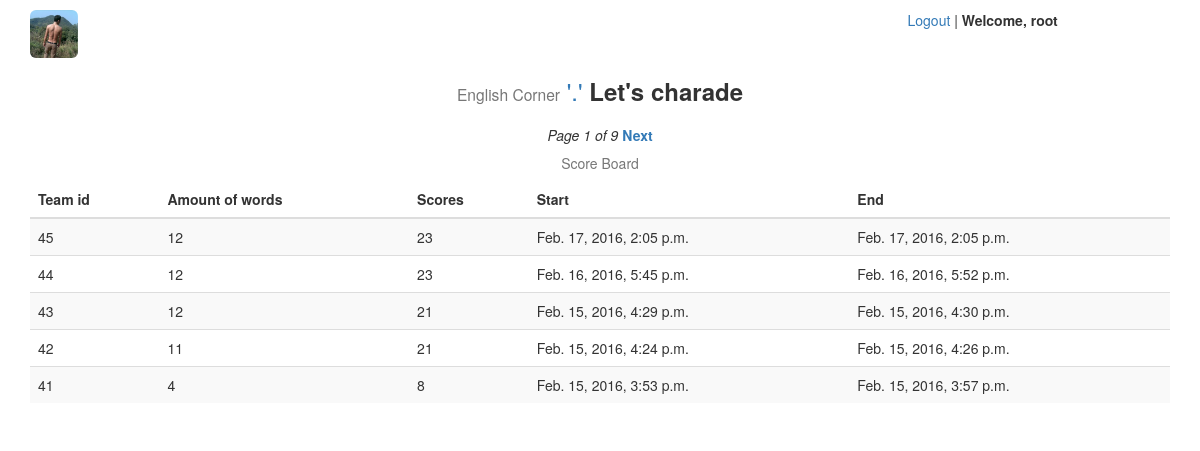
Before: /charade/board/ (signed in) with the older database file.
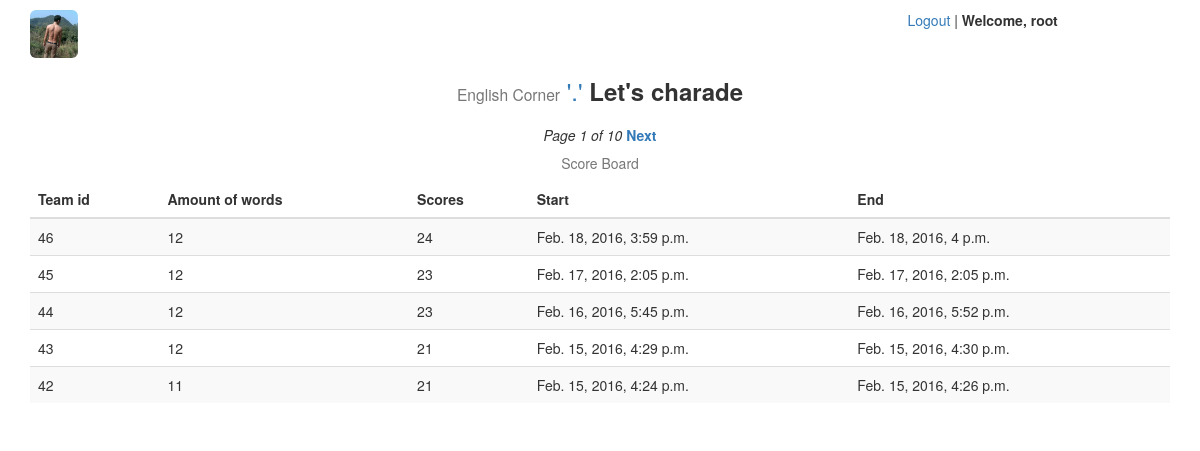
After: the same page with the newer database file.
### charade/models.py (models this page shows, shortened)
@python_2_unicode_compatible
class GameScoreBoard(models.Model):
    amount = models.IntegerField('单词总数', default=0)
    scores = models.IntegerField('总得分', default=0)
    dt_start = models.DateTimeField('开始时间', auto_now_add=True)
    dt_end = models.DateTimeField('结束时间', auto_now=True)

### charade/views.py (the view)
@login_required
def game_board(request):
    game_score_board = GameScoreBoard.objects.order_by('-dt_start')
    paginator = Paginator(game_score_board, 5)
    page = request.GET.get('page')
    try:
        board = paginator.page(page)
    except PageNotAnInteger:
        board = paginator.page(1)
    except EmptyPage:
        board = paginator.page(paginator.num_pages)
    context = {'board': board}
    return render(request, 'charade/board.html', context)

### charade/templates/charade/board.html (shortened to what this page needs)
{% extends 'charade/base.html' %}
{% load i18n %}
{% block content %}
{% if board %}
<div class="row text-center">
    <em>Page {{ board.number }} of {{ board.paginator.num_pages }}</em>
    {% if board.has_next %}
    <strong>
        <a href="?page={{ board.next_page_number }}">{% trans 'Next' %}</a>
    </strong>
    {% endif %}
</div>
<div class="table-responsive">
    <table class="table table-striped">
        <caption class="text-center">{% trans 'Score Board' %}</caption>
        <thead>
            <tr>
                <th>{% trans 'Team id' %}</th>
                <th>{% trans 'Amount of words' %}</th>
                <th>{% trans 'Scores' %}</th>
                <th>{% trans 'Start' %}</th>
                <th>{% trans 'End' %}</th>
            </tr>
        </thead>
        <tbody>
        {% for b in board %}
            <tr>
                <td>{{ b.id }}</a></td>
                <td>{{ b.amount }}</a></td>
                <td>{{ b.scores }}</a></td>
                <td>{{ b.dt_start }}</a></td>
                <td>{{ b.dt_end }}</a></td>
            </tr>
        {% endfor %}
        </tbody>
    </table>
</div>
{% else %}
<div class="row">
    <h1><p class="text-danger text-center">{% trans 'Not available' %}.</p></h1>
</div>
{% endif %}
{% endblock %}

Changed rows visible on the page:
no longer on this page (row unchanged): GameScoreBoard: id "41", amount "4", scores "8", dt_start "Feb. 15, 2016, 3:53 p.m.", dt_end "Feb. 15, 2016, 3:57 p.m."
added GameScoreBoard: id "46", amount "12", scores "24", dt_start "Feb. 18, 2016, 3:59 p.m.", dt_end "Feb. 18, 2016, 4 p.m."
Other visible differences:
{{ board.paginator.num_pages }}: "9" → "10"
